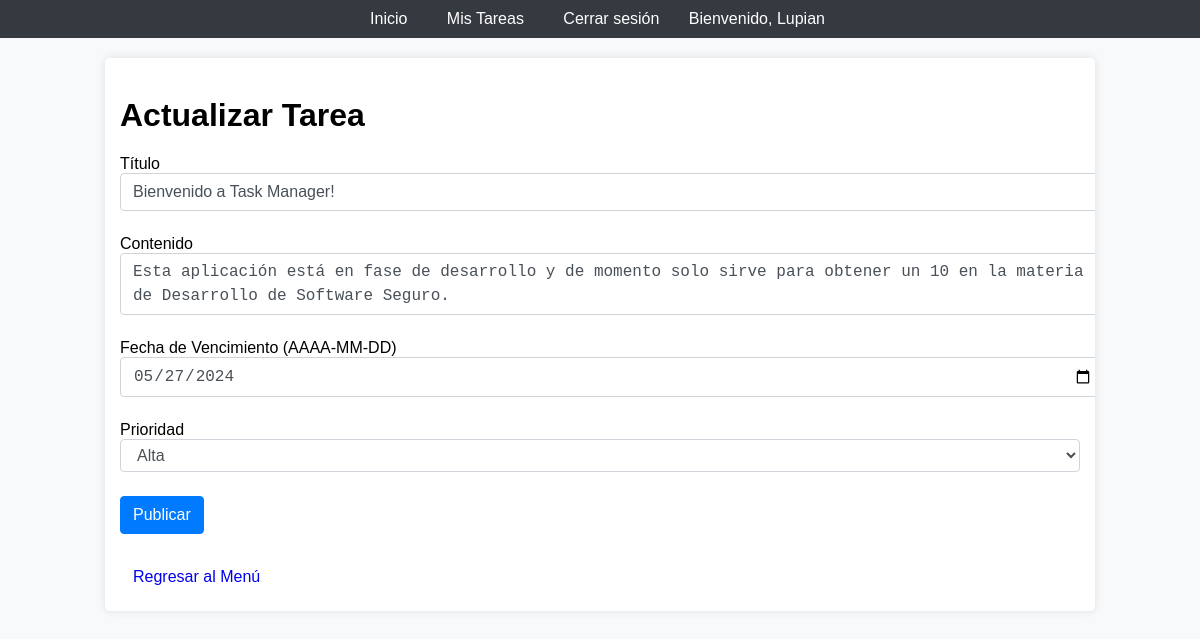
The page /task/1/update (signed in) on the database its author committed.
### app/models.py (models this page shows, shortened)
class User(db.Model, UserMixin):
    id = db.Column(db.Integer, primary_key=True)
    username = db.Column(db.String(20), unique=True, nullable=False)
    email = db.Column(db.String(120), unique=True, nullable=False)
    image_file = db.Column(db.String(20), nullable=False, default='default.jpg')
    password = db.Column(db.String(60), nullable=False)
    tasks = db.relationship('Task', backref='author', lazy=True)
    comments = db.relationship('Comment', backref='author', lazy=True)

class Task(db.Model):
    id = db.Column(db.Integer, primary_key=True)
    title = db.Column(db.String(100), nullable=False)
    content = db.Column(db.Text, nullable=False)
    date_posted = db.Column(db.DateTime, nullable=False, default=datetime.utcnow)
    due_date = db.Column(db.DateTime, nullable=True)
    priority = db.Column(db.String(10), nullable=False, default='Media')
    user_id = db.Column(db.Integer, db.ForeignKey('user.id'), nullable=False)
    comments = db.relationship('Comment', backref='task', lazy=True, cascade="all, delete-orphan")

### app/routes.py (the view)
@main.route('/task/<int:task_id>/update', methods=['GET', 'POST'])
@login_required
def update_task(task_id):
    task = Task.query.get_or_404(task_id)
    if task.author != current_user:
        abort(403)
    form = TaskForm()
    if form.validate_on_submit():
        task.title = form.title.data
        task.content = form.content.data
        task.due_date = form.due_date.data
        task.priority = form.priority.data
        db.session.commit()
        flash('Tarea actualizada exitosamente', 'success')
        return redirect(url_for('main.task', task_id=task.id))
    elif request.method == 'GET':
        form.title.data = task.title
        form.content.data = task.content
        form.due_date.data = task.due_date
        form.priority.data = task.priority
    return render_template('create_task.html', title='Actualizar Tarea', form=form, legend='Actualizar Tarea')

### app/forms.py
class TaskForm(FlaskForm):
    title = StringField('Título', validators=[DataRequired(), Length(min=1, max=100)])
    content = TextAreaField('Contenido', validators=[DataRequired()])
    due_date = DateField('Fecha de Vencimiento (AAAA-MM-DD)', format='%Y-%m-%d', validators=[Optional()])
    priority = SelectField('Prioridad', choices=[('Alta', 'Alta'), ('Media', 'Media'), ('Baja', 'Baja')], validators=[DataRequired()])
    submit = SubmitField('Publicar')

### app/models.py (called while the page is built)
@login_manager.user_loader
def load_user(user_id):
    return User.query.get(int(user_id))

### app/templates/create_task.html (shortened to what this page needs)
{% extends "base.html" %}
{% block content %}
<h1 class="mt-4">{{ legend }}</h1>
<form method="POST" action="">
    <div class="form-group">
        {{ form.title.label(class="form-control-label") }}
        {{ form.title(class="form-control form-control-lg") }}
    </div>
    <div class="form-group">
        {{ form.content.label(class="form-control-label") }}
        {{ form.content(class="form-control form-control-lg") }}
    </div>
    <div class="form-group">
        {{ form.due_date.label(class="form-control-label") }}
        {{ form.due_date(class="form-control form-control-lg") }}
    </div>
    <div class="form-group">
        {{ form.priority.label(class="form-control-label") }}
        {{ form.priority(class="form-control form-control-lg") }}
    </div>
    <div class="form-group">
        {{ form.submit(class="btn btn-primary btn-lg btn-block") }}
    </div>
</form>
<a href="{{ url_for('main.tasks') }}" class="btn btn-secondary mt-3">Regresar al Menú</a>
{% endblock %}

### app/templates/base.html (shortened to what this page needs)
<!DOCTYPE html>
<html lang="es">
<head>
    <link rel="stylesheet" href="{{ url_for('static', filename='styles.css') }}">
</head>
<body>
    <nav>
        <ul>
            <li><a href="{{ url_for('main.home') }}">Inicio</a></li>
            {% if current_user.is_authenticated %}
                <li><a href="{{ url_for('main.tasks') }}">Mis Tareas</a></li>
                <li><a href="{{ url_for('main.logout') }}">Cerrar sesión</a></li>
                <li>Bienvenido, {{ current_user.username }}</li>
            {% else %}
                <li><a href="{{ url_for('main.login') }}">Iniciar sesión</a></li>
                <li><a href="{{ url_for('main.register') }}">Registrarse</a></li>
            {% endif %}
        </ul>
    </nav>
    <div class="container">
        {% block content %}{% endblock %}
    </div>
</body>
</html>

### app/static/styles.css (style rules this page uses)
body { font-family: Arial, sans-serif; background-color: #f8f9fa; margin: 0; padding: 0; overflow-x: hidden; }
nav { background-color: #343a40; color: white; padding: 10px; overflow: hidden; }
nav ul { list-style-type: none; margin: 0; padding: 0; text-align: center; }
nav ul li { display: inline; margin-right: 15px; }
nav ul li a { color: white; text-decoration: none; padding: 5px 10px; transition: background-color 0.3s; }
.container { max-width: 960px; margin: 20px auto; padding: 15px; background-color: white; border-radius: 5px; box-shadow: 0 0 10px rgba(0, 0, 0, 0.1); overflow: hidden; text-decoration: none; }
.form-group { margin-bottom: 1.5rem; }
.form-control { display: block; width: 100%; padding: 0.375rem 0.75rem; font-size: 1rem; line-height: 1.5; color: #495057; background-color: #fff; background-clip: padding-box; border: 1px solid #ced4da; border-radius: 0.25rem; transition: border-color 0.15s ease-in-out, box-shadow 0.15s ease-in-out; }
.btn { display: inline-block; font-weight: 400; text-align: center; white-space: nowrap; vertical-align: middle; border: 1px solid transparent; padding: 0.375rem 0.75rem; font-size: 1rem; text-decoration: none; line-height: 1.5; border-radius: 0.25rem; transition: color 0.15s ease-in-out, background-color 0.15s ease-in-out, border-color 0.15s ease-in-out, box-shadow 0.15s ease-in-out; }
.btn-primary { color: #fff; background-color: #007bff; border-color: #007bff; }
.mt-4 { margin-top: 1.5rem !important; }

### rows shown on the page
User: username "Lupian"
Task: title "Bienvenido a Task Manager!", content "Esta aplicación está en fase de desarrollo y de momento solo sirve para obtener un 10 en la materia de Desarrollo de Software Seguro.", due_date "05/27/2024", priority "Alta"

### other values the page prints
{{ legend }} "Actualizar Tarea"
